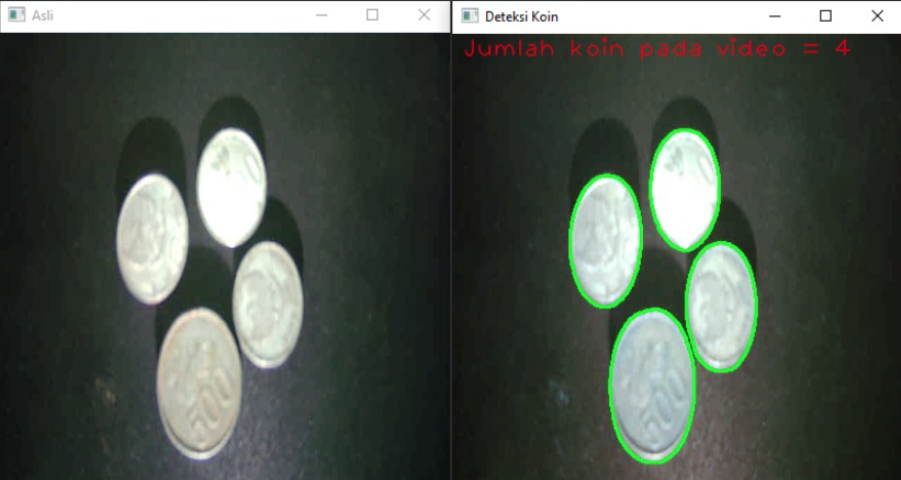
#> input picture hasil.png, 901 x 480 px, given in place of the camera
$ python videokoin.py
#> lines starting #> are read from the running program, lines starting #| are printed output that depends on the picture; after the words box and inside, x2 and y2 are one past the last pixel; in counts of white or black regions, pixels touching at a corner belong together
#!/usr/bin/env python3
# -*- coding: utf-8 -*-
"""
Created on Tue Jun 21 11:38:34 2022

@author: littlepig
"""

import cv2 as cv

cap = cv.VideoCapture(0)
if not cap.isOpened():
        print("Tidak bisa Membuka Kamera")
        exit()

#input kamera ke frame
while True:
        #capture
        ret, frame = cap.read()
#> frame is the input picture: shape (480, 901, 3); mean B, G, R 79.2, 87.7, 79.3
        frame = cv.resize(frame, (400, 400), fx = 0, fy = 0, interpolation = cv.INTER_CUBIC)
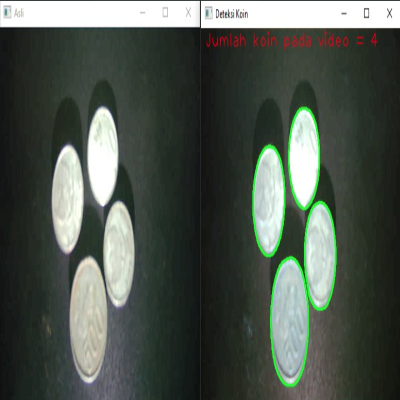
#> frame: shape (400, 400, 3); mean B, G, R 79.2, 87.7, 79.3

        #jika frame dapat dibaca ret true
        if not ret:
                print("Tidak dapat menangkap frame...")
                break

        gray = cv.cvtColor(frame, cv.COLOR_BGR2GRAY)
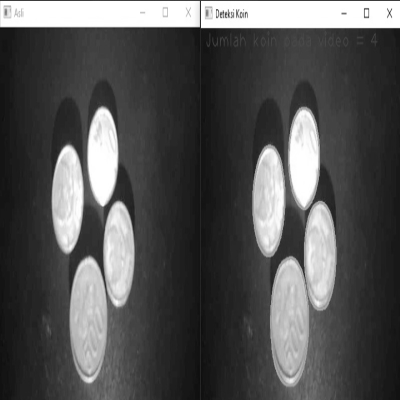
#> gray: shape (400, 400); min 13, max 255, mean 84.2

        blur = cv.GaussianBlur(gray, (11,11), 0)
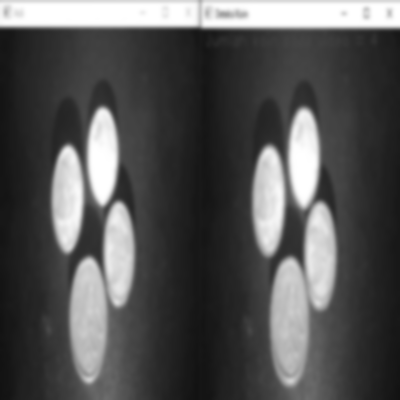
#> blur: shape (400, 400); min 18, max 255, mean 84.4

        canny = cv.Canny(blur, 30, 150, 3)
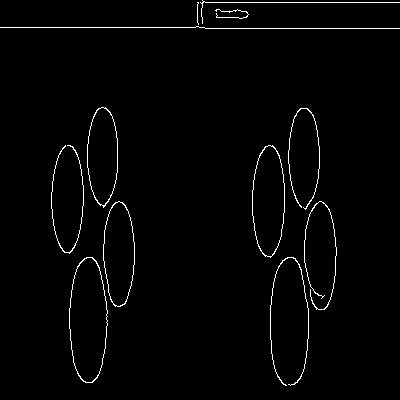
#> canny: shape (400, 400); 1.7% white in thin lines or dots

        dilated = cv.dilate(canny, (1,1), iterations = 2)
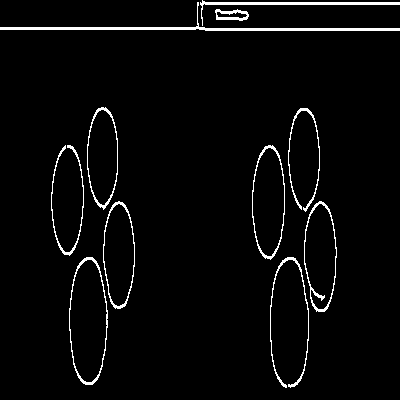
#> dilated: shape (400, 400); 3.3% white in thin lines or dots

        (cnt, heirarchy) = cv.findContours(dilated.copy(), cv.RETR_EXTERNAL, cv.CHAIN_APPROX_NONE)
#> cnt = 11 contours; largest, box (x1, y1, x2, y2) and area: (69, 257, 108, 385) 3794, (252, 145, 285, 260) 2882, (304, 201, 337, 312) 2706, (103, 201, 135, 309) 2577, (87, 107, 118, 210) 2390
        rgb = cv.cvtColor(frame, cv.COLOR_BGR2RGB)
        cv.drawContours(rgb, cnt, -1, (0,255,0), 2)

        Teks = "Jumlah koin pada video = {}".format(len(cnt))
#> Teks = 'Jumlah koin pada video = 11'
        font = cv.FONT_HERSHEY_PLAIN

        cv.putText(rgb, Teks, (10,20), font, 1.5, (0,0,255),  1, cv.LINE_AA)
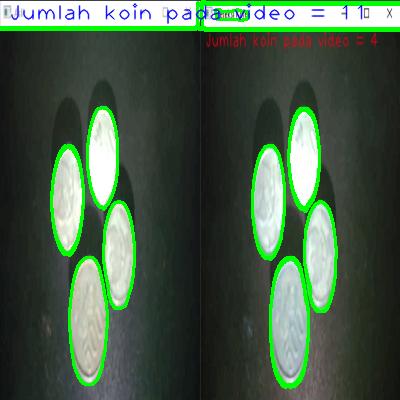
#> rgb: shape (400, 400, 3); mean R, G, B 70.4, 92.7, 71.3

        #display

        cv.imshow('Deteksi Koin', rgb)
        cv.imshow('Asli', frame)

        if cv.waitKey(1) == ord('q'):
#> (key q is pressed here)
            break

cap.release()
cv.waitKey(0);
cv.destroyAllWindows();
